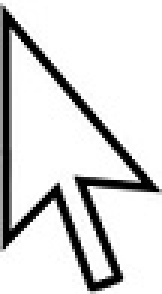
#> input picture templateMatching/reference.jpg, 54 x 98 px (shown 3 times larger)
$ python tm.py
#> lines starting #> are read from the running program, lines starting #| are printed output that depends on the picture; after the words box and inside, x2 and y2 are one past the last pixel; in counts of white or black regions, pixels touching at a corner belong together
#> further down, ref is the input picture: shape (98, 54, 3); min 0, max 255, mean 215.5
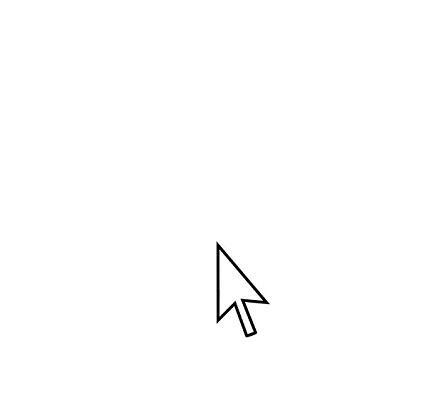
#> input picture frame 76 of templateMatching/movie.mov, 433 x 413 px
#> further down, frame is the input picture: shape (413, 433, 3); min 0, max 255, mean 253.8
import cv2
from matplotlib import pyplot as plt
import numpy as np
import math

P = 60

def _debug_print(img):
    plt.imshow(img, cmap = 'gray', interpolation = 'bicubic')
    plt.xticks([]), plt.yticks([])  # to hide tick values on X and Y axis
    plt.show()


def exhaustive_search(test, reference):
    refx = reference.shape[0]
#> refx = 98
    refy = reference.shape[1]
#> refy = 54
    test = cv2.cvtColor(test, cv2.COLOR_BGR2GRAY)
    reference = cv2.cvtColor(reference, cv2.COLOR_BGR2GRAY)
    ref_padded = np.pad(reference, ((0, test.shape[0] - refx), (0, test.shape[1] - refy)),\
                        'constant', constant_values=((0,0),(0,0)))
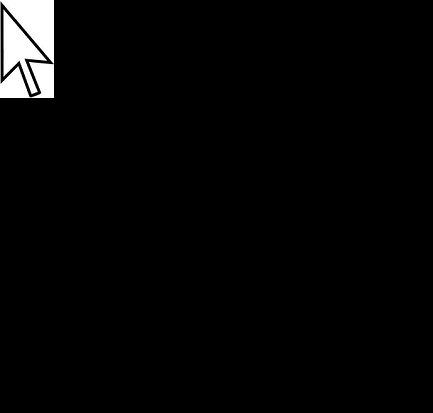
#> ref_padded: shape (413, 433); min 0, max 255, mean 6.4

    c = np.real(np.fft.ifft2((np.conj(np.fft.fft2(ref_padded))*np.fft.fft2(test))/\
                             np.absolute(np.conj(np.fft.fft2(ref_padded))*np.fft.fft2(test))))
    #print(test, reference)
    temp =  np.unravel_index(np.argmax(c, axis=None), c.shape)
#> temp = (240, 216)
    #print(temp)
    return int(temp[0] + refx/2), int(temp[1] + refy/2)

def exhaustive_search2(test, reference):
    refx = reference.shape[0]
    refy = reference.shape[1]
    test = cv2.cvtColor(test, cv2.COLOR_BGR2GRAY)
    reference = cv2.cvtColor(reference, cv2.COLOR_BGR2GRAY)

    c = np.zeros((test.shape[0] - refx + 1, test.shape[1] - refy + 1))
    for i in range(test.shape[0] - refx + 1):
        for j in range(test.shape[1] - refy + 1):
            c[i,j] = np.sum(reference.astype(int) * test[i:i+refx, j:j+refy].astype(int))/\
                        (np.linalg.norm(reference) * np.linalg.norm(test[i:i+refx, j:j+refy]))
    #print(test, reference)
    temp =  np.unravel_index(np.argmax(c, axis=None), c.shape)
    return int(temp[0] + refx/2), int(temp[1] + refy/2)


def hierarchical_search(frame, ref):
    if ref.shape[0] <= 8 or ref.shape[1] <= 8:
        return exhaustive_search2(frame, ref)
    new_frame = cv2.pyrDown(frame)
    new_ref = cv2.pyrDown(ref)
    #print(frame.shape, ref.shape, new_frame.shape, new_ref.shape)
    x, y = hierarchical_search(new_frame, new_ref)
    #print(x, y)
    best = -math.inf
    for i in range(2 * x - 1, 2 * x + 2):
        for j in range(2 * y - 1, 2 * y + 2):
            ii = i - int(ref.shape[0] / 2)
            jj = j - int(ref.shape[1] / 2)
            if ii >= 0 and jj >= 0 and ii + ref.shape[0] <= frame.shape[0]\
                and jj + ref.shape[1] <= frame.shape[1]:
                temp = np.sum(ref.astype(int) * frame[ii:ii+ref.shape[0], jj:jj+ref.shape[1]].astype(int))/\
                        (np.linalg.norm(ref) * np.linalg.norm(frame[ii:ii+ref.shape[0], jj:jj+ref.shape[1]]))
                if temp > best:
                    best = temp
                    argbest = i, j
    return argbest[0], argbest[1]


def logarithmic_search(frame, ref):
    l = int(frame.shape[1]/4)
    x, y = int(frame.shape[0]/2), int(frame.shape[1]/2)

    best = -math.inf
    while(True):
        for i in range(-1, 2):
            for j in range(-1, 2):
                #print('p1 ',x+i*l, y+j*l)
                ii = x + i * l - int(ref.shape[0] / 2)
                jj = y + j * l - int(ref.shape[1] / 2)
                if ii >= 0 and jj >= 0 and ii + ref.shape[0] <= frame.shape[0]\
                    and jj + ref.shape[1] <= frame.shape[1]:
                    #print(ii,jj)
                    temp = np.sum(ref.astype(int) * frame[ii:ii+ref.shape[0], jj:jj+ref.shape[1]].astype(int))/\
                        (np.linalg.norm(ref) * np.linalg.norm(frame[ii:ii+ref.shape[0], jj:jj+ref.shape[1]]))
                    if temp > best:
                        best = temp
                        argbest = i, j
        x, y = x + argbest[0] * l, y + argbest[1] * l
        l = int(l / 2)
        if l < 1: break
    return x + argbest[0] * l * 2, y + argbest[1] * l * 2


def search(frame, ref, x, y, p, method):
    threshold = lambda x : 0 if x < 0 else x
    xt, yt = method(frame[threshold(x - p): threshold(x + p), threshold(y - p): threshold(y + p)], ref)
    return threshold(x - p) + xt, threshold(y - p) + yt

'''
test = cv2.imread('test.jpg')
ref = cv2.imread('ref.jpg')

print(exhaustive_search(test, ref))
x, y = logarithmic_search(test, ref)
print(x, y)
frame = cv2.rectangle(test,(int(y  - ref.shape[1]/2), int(x - ref.shape[0]/2)), \
                          (int(y + ref.shape[1]/2), int(x + ref.shape[0]/2)), (0, 0, 255), 3)
_debug_print(frame)
'''

cap = cv2.VideoCapture('movie.mov')
ref = cv2.imread('reference.jpg')

out = cv2.VideoWriter('output.mov', cv2.VideoWriter_fourcc(*'XVID'), cap.get(cv2.CAP_PROP_FPS),\
                      (int(cap.get(cv2.CAP_PROP_FRAME_WIDTH)),int(cap.get(cv2.CAP_PROP_FRAME_HEIGHT))))

if (cap.isOpened()== False):
    print("Error opening video stream or file")
    exit(0)


ret, frame = cap.read()
while not ret: ret, frame = cap.read()

x, y = exhaustive_search(frame, ref)
#> x = 289; y = 243

num = 1
while cap.isOpened():
    ret, frame = cap.read()
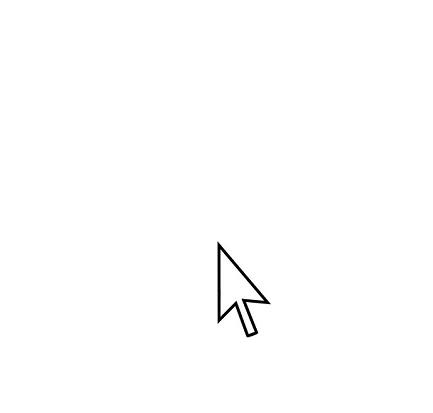
#> input picture frame 77 of templateMatching/movie.mov, 433 x 413 px
#> frame is the input picture: shape (413, 433, 3); min 0, max 255, mean 253.8
    if ret == True:
        x, y = search(frame, ref, x, y, P, logarithmic_search)
#> after the loop in logarithmic_search, `while(True):`: argbest = (0, 1); best = 1
#> in search, `xt, yt = method(frame[threshold(x - p): threshold(x + p), threshold(y ..`: xt = 60; yt = 61
#> y = 244
        num+=1
        frame = cv2.rectangle(frame,(int(y  - ref.shape[1]/2), int(x - ref.shape[0]/2)), \
                          (int(y + ref.shape[1]/2), int(x + ref.shape[0]/2)), (0, 0, 255), 3)
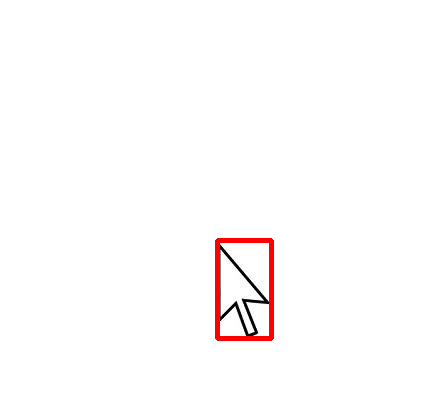
#> frame: shape (413, 433, 3); 0.84% of pixels changed, all inside (x1, y1, x2, y2) = (215, 238, 274, 341)
        #_debug_print(frame)
        out.write(frame)
        #break
    else: break


cap.release()
out.release()
